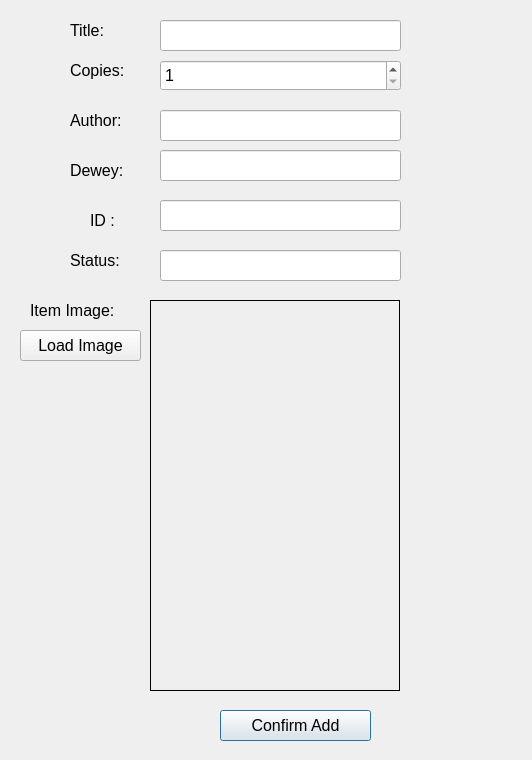
<?xml version="1.0" encoding="UTF-8"?>
<ui version="4.0">
 <class>AddItemDialog</class>
 <widget class="QDialog" name="AddItemDialog">
  <property name="geometry">
   <rect>
    <x>0</x>
    <y>0</y>
    <width>532</width>
    <height>760</height>
   </rect>
  </property>
  <property name="windowTitle">
   <string>Add Item</string>
  </property>
  <widget class="QLabel" name="label">
   <property name="geometry">
    <rect>
     <x>70</x>
     <y>20</y>
     <width>81</width>
     <height>20</height>
    </rect>
   </property>
   <property name="font">
    <font>
     <pointsize>12</pointsize>
    </font>
   </property>
   <property name="text">
    <string>Title:</string>
   </property>
  </widget>
  <widget class="QLabel" name="label_2">
   <property name="geometry">
    <rect>
     <x>70</x>
     <y>60</y>
     <width>81</width>
     <height>21</height>
    </rect>
   </property>
   <property name="font">
    <font>
     <pointsize>12</pointsize>
    </font>
   </property>
   <property name="text">
    <string>Copies:</string>
   </property>
  </widget>
  <widget class="QLabel" name="label_3">
   <property name="geometry">
    <rect>
     <x>30</x>
     <y>300</y>
     <width>111</width>
     <height>21</height>
    </rect>
   </property>
   <property name="font">
    <font>
     <pointsize>12</pointsize>
    </font>
   </property>
   <property name="text">
    <string>Item Image:</string>
   </property>
  </widget>
  <widget class="QLineEdit" name="txtProductName">
   <property name="geometry">
    <rect>
     <x>160</x>
     <y>20</y>
     <width>241</width>
     <height>31</height>
    </rect>
   </property>
   <property name="font">
    <font>
     <pointsize>12</pointsize>
    </font>
   </property>
  </widget>
  <widget class="QSpinBox" name="sbQuantity">
   <property name="geometry">
    <rect>
     <x>160</x>
     <y>60</y>
     <width>241</width>
     <height>31</height>
    </rect>
   </property>
   <property name="font">
    <font>
     <pointsize>12</pointsize>
    </font>
   </property>
   <property name="minimum">
    <number>1</number>
   </property>
   <property name="maximum">
    <number>1000</number>
   </property>
  </widget>
  <widget class="QLabel" name="lblImage">
   <property name="geometry">
    <rect>
     <x>150</x>
     <y>300</y>
     <width>250</width>
     <height>391</height>
    </rect>
   </property>
   <property name="frameShape">
    <enum>QFrame::Panel</enum>
   </property>
   <property name="text">
    <string/>
   </property>
  </widget>
  <widget class="QPushButton" name="btnConfirmAdd">
   <property name="geometry">
    <rect>
     <x>220</x>
     <y>710</y>
     <width>151</width>
     <height>31</height>
    </rect>
   </property>
   <property name="font">
    <font>
     <pointsize>12</pointsize>
    </font>
   </property>
   <property name="text">
    <string>Confirm Add</string>
   </property>
  </widget>
  <widget class="QPushButton" name="btnLoadImage">
   <property name="geometry">
    <rect>
     <x>20</x>
     <y>330</y>
     <width>121</width>
     <height>31</height>
    </rect>
   </property>
   <property name="font">
    <font>
     <pointsize>12</pointsize>
    </font>
   </property>
   <property name="text">
    <string>Load Image</string>
   </property>
  </widget>
  <widget class="QLabel" name="label_5">
   <property name="geometry">
    <rect>
     <x>70</x>
     <y>160</y>
     <width>61</width>
     <height>21</height>
    </rect>
   </property>
   <property name="font">
    <font>
     <pointsize>12</pointsize>
    </font>
   </property>
   <property name="text">
    <string>Dewey:</string>
   </property>
  </widget>
  <widget class="QLabel" name="label_4">
   <property name="geometry">
    <rect>
     <x>70</x>
     <y>170</y>
     <width>51</width>
     <height>21</height>
    </rect>
   </property>
   <property name="font">
    <font>
     <pointsize>12</pointsize>
    </font>
   </property>
   <property name="text">
    <string/>
   </property>
  </widget>
  <widget class="QLabel" name="label_7">
   <property name="geometry">
    <rect>
     <x>70</x>
     <y>110</y>
     <width>61</width>
     <height>21</height>
    </rect>
   </property>
   <property name="font">
    <font>
     <pointsize>12</pointsize>
    </font>
   </property>
   <property name="text">
    <string>Author:</string>
   </property>
  </widget>
  <widget class="QLabel" name="label_8">
   <property name="geometry">
    <rect>
     <x>90</x>
     <y>210</y>
     <width>41</width>
     <height>21</height>
    </rect>
   </property>
   <property name="font">
    <font>
     <pointsize>12</pointsize>
    </font>
   </property>
   <property name="text">
    <string>ID :</string>
   </property>
  </widget>
  <widget class="QLabel" name="label_9">
   <property name="geometry">
    <rect>
     <x>70</x>
     <y>250</y>
     <width>61</width>
     <height>21</height>
    </rect>
   </property>
   <property name="font">
    <font>
     <pointsize>12</pointsize>
    </font>
   </property>
   <property name="text">
    <string>Status:</string>
   </property>
  </widget>
  <widget class="QLineEdit" name="txtAddAuthor">
   <property name="geometry">
    <rect>
     <x>160</x>
     <y>110</y>
     <width>241</width>
     <height>31</height>
    </rect>
   </property>
   <property name="font">
    <font>
     <pointsize>12</pointsize>
    </font>
   </property>
  </widget>
  <widget class="QLineEdit" name="txtAddDewey">
   <property name="geometry">
    <rect>
     <x>160</x>
     <y>150</y>
     <width>241</width>
     <height>31</height>
    </rect>
   </property>
   <property name="font">
    <font>
     <pointsize>12</pointsize>
    </font>
   </property>
  </widget>
  <widget class="QLineEdit" name="txtAddID">
   <property name="geometry">
    <rect>
     <x>160</x>
     <y>200</y>
     <width>241</width>
     <height>31</height>
    </rect>
   </property>
   <property name="font">
    <font>
     <pointsize>12</pointsize>
    </font>
   </property>
  </widget>
  <widget class="QLineEdit" name="txtAddStatus">
   <property name="geometry">
    <rect>
     <x>160</x>
     <y>250</y>
     <width>241</width>
     <height>31</height>
    </rect>
   </property>
   <property name="font">
    <font>
     <pointsize>12</pointsize>
    </font>
   </property>
  </widget>
 </widget>
 <resources/>
 <connections/>
</ui>
